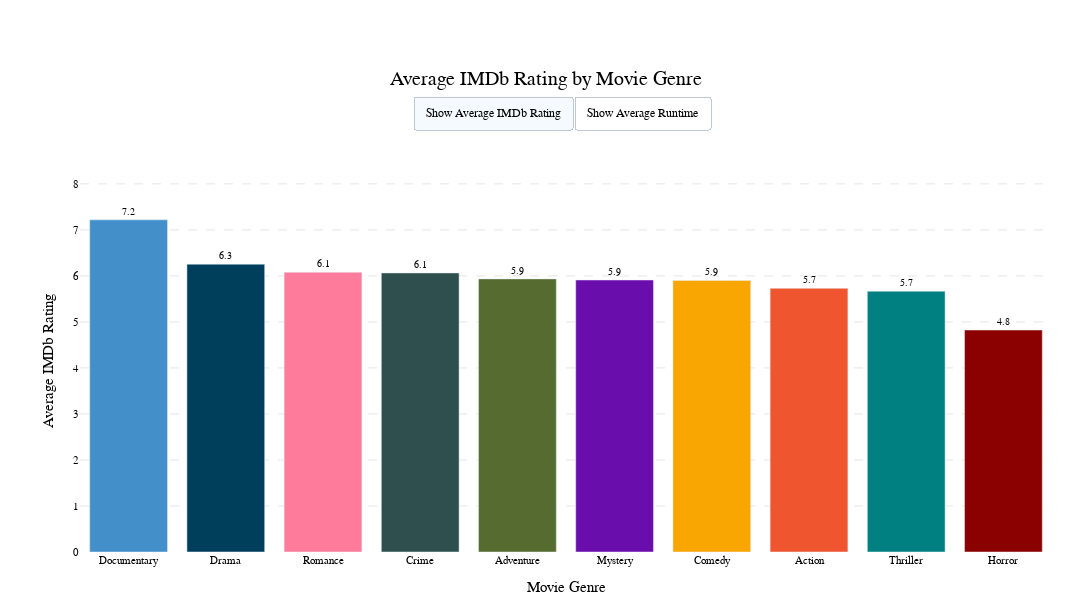

Here is the notebook cell this chart was saved with:
### Code cell
import pandas as pd
import numpy as np
import plotly.graph_objects as go

# --- 1. Import Style ---
try:
    import plot_style
    MOVIE_GENRES = plot_style.MOVIE_GENRES
    GENRE_COLOR_MAP = plot_style.GENRE_COLOR_MAP
except ImportError:
    MOVIE_GENRES = [
        'Drama', 'Comedy', 'Documentary', 'Romance', 'Action',
        'Crime', 'Thriller', 'Horror', 'Adventure', 'Mystery'
    ]
    GENRE_COLORS_HEX = [
        '#003f5c', '#f9a602', '#7a7a7a', '#ff7b9c', '#ef562f',
        '#2f4f4f', '#008080', '#8b0000', '#556b2f', '#6a0dad'
    ]
    GENRE_COLOR_MAP = dict(zip(MOVIE_GENRES, GENRE_COLORS_HEX))

# --- 2. Load Data ---
try:
    df = pd.read_parquet("../data/movies_with_release_dates_status_filtered.parquet")
except Exception as e:
    print(f"Failed to load DataFrame: {e}")
    exit()

# --- 3. Data Processing ---
def extract_primary_genre(genres_data, valid_genres):
    if pd.isna(genres_data): return None
    items = genres_data.split(',') if isinstance(genres_data, str) else genres_data
    return next((g.strip() for g in items if g.strip() in valid_genres), None)

df['primary_genre'] = df['genre'].apply(lambda x: extract_primary_genre(x, MOVIE_GENRES))
df_plot = df.dropna(subset=['primary_genre'])
df_plot = df_plot[df_plot['primary_genre'].isin(MOVIE_GENRES)]

df_plot['imdb_rating'] = pd.to_numeric(df_plot['imdb_rating'], errors='coerce')
df_plot['runtime_minutes'] = pd.to_numeric(df_plot['runtime_minutes'], errors='coerce')

genre_summary = df_plot.groupby('primary_genre').agg(
    avg_rating=('imdb_rating', 'mean'),
    avg_runtime=('runtime_minutes', 'mean'),
    movie_count=('primary_genre', 'count')
).reset_index().dropna()

# --- 4. Sorting + Range Limits ---
genre_summary_sorted_rating = genre_summary.sort_values('avg_rating', ascending=False)
genre_summary_sorted_runtime = genre_summary.sort_values('avg_runtime', ascending=False)
y_max_rating = genre_summary_sorted_rating['avg_rating'].max()
y_max_runtime = genre_summary_sorted_runtime['avg_runtime'].max()

# --- 5. Initial Figure ---
fig = go.Figure()

fig.add_trace(go.Bar(
    x=genre_summary_sorted_rating['primary_genre'],
    y=genre_summary_sorted_rating['avg_rating'],
    text=genre_summary_sorted_rating['avg_rating'].round(1),
    textposition='outside',
    marker_color=[GENRE_COLOR_MAP.get(g, '#cccccc') for g in genre_summary_sorted_rating['primary_genre']],
    customdata=np.stack((
        genre_summary_sorted_rating['avg_rating'],
        genre_summary_sorted_rating['avg_runtime'],
        genre_summary_sorted_rating['movie_count']
    ), axis=-1),
    hovertemplate=(
        "<b>%{x}</b><br><br>" +
        "Average IMDb Rating: %{customdata[0]:.1f}<br>" +
        "Average Runtime: %{customdata[1]:.0f} min<br>" +
        "Number of Movies: %{customdata[2]:,}<extra></extra>"
    )
))

# --- 6. Buttons ---
update_buttons = [
    dict(
        label="Show Average IMDb Rating",
        method="update",
        args=[
            {
                "x": [genre_summary_sorted_rating['primary_genre'].tolist()],
                "y": [genre_summary_sorted_rating['avg_rating'].tolist()],
                "text": [genre_summary_sorted_rating['avg_rating'].round(1).tolist()],
                "customdata": [np.stack((
                    genre_summary_sorted_rating['avg_rating'],
                    genre_summary_sorted_rating['avg_runtime'],
                    genre_summary_sorted_rating['movie_count']
                ), axis=-1)],
                "marker.color": [[GENRE_COLOR_MAP.get(g, '#cccccc') for g in genre_summary_sorted_rating['primary_genre']]]
            },
            {
                "yaxis.title.text": "Average IMDb Rating",
                "yaxis.range": [0, y_max_rating * 1.10],
                "title.text": "Average IMDb Rating by Movie Genre",
                "xaxis.categoryarray": genre_summary_sorted_rating['primary_genre'].tolist()
            }
        ]
    ),
    dict(
        label="Show Average Runtime",
        method="update",
        args=[
            {
                "x": [genre_summary_sorted_runtime['primary_genre'].tolist()],
                "y": [genre_summary_sorted_runtime['avg_runtime'].tolist()],
                "text": [(genre_summary_sorted_runtime['avg_runtime'].round(0).astype(int).astype(str) + " min").tolist()],
                "customdata": [np.stack((
                    genre_summary_sorted_runtime['avg_rating'],
                    genre_summary_sorted_runtime['avg_runtime'],
                    genre_summary_sorted_runtime['movie_count']
                ), axis=-1)],
                "marker.color": [[GENRE_COLOR_MAP.get(g, '#cccccc') for g in genre_summary_sorted_runtime['primary_genre']]]
            },
            {
                "yaxis.title.text": "Average Runtime (Minutes)",
                "yaxis.range": [0, y_max_runtime * 1.15],
                "title.text": "Average Runtime by Movie Genre",
                "xaxis.categoryarray": genre_summary_sorted_runtime['primary_genre'].tolist()
            }
        ]
    )
]

# --- 7. Layout ---
fig.update_layout(
    updatemenus=[
        dict(
            type="buttons",
            direction="right",
            active=0,
            buttons=update_buttons,
            pad={"r": 10, "t": 10},
            showactive=True,
            x=0.5, xanchor="center",
            y=1.22, yanchor="top"
        )
    ],
    title=dict(
        text="Average IMDb Rating by Movie Genre",
        font_size=20,
        x=0.5, xanchor='center',
        font_color='black'
    ),
    font=dict(family='Arial, Helvetica, sans-serif', size=12, color='black'),
    xaxis=dict(
        title_text="Movie Genre",
        title_font_size=15,
        tickfont_size=11,
        showgrid=False,
        categoryarray=genre_summary_sorted_rating['primary_genre'].tolist(),
        categoryorder='array'
    ),
    yaxis=dict(
        title_text="Average IMDb Rating",
        title_font_size=15,
        tickfont_size=11,
        showgrid=True,
        gridcolor='#cccccc',
        gridwidth=0.5,
        griddash='dash',
        zeroline=False,
        range=[0, y_max_rating * 1.15]
    ),
    plot_bgcolor='white',
    paper_bgcolor='white',
    margin=dict(l=80, r=40, t=170, b=40),
    height=600,
    bargap=0.2,
    hoverlabel=dict(
        bgcolor="rgba(255,255,255,0.9)",
        font_size=13,
        font_family='Arial, Helvetica, sans-serif',
        bordercolor="rgba(128,128,128,0.5)"
    ),
    showlegend=False,
    transition_duration=700,
    transition_easing='cubic-in-out'
)

fig.update_traces(
    textfont_size=10,
    textfont_color='black',
)

# MAke sure aspect ratio is 16:9
fig.update_layout(
    autosize=False,
    width=1200,
    height=605,
)

# --- 8. Show ---
fig.show()

### Figure 1 — Plotly figure (JSON) as saved in the notebook; plotly's stock layout.template omitted (floating-point values rounded to 4 significant figures)
{"data": [{"customdata": [[7.218, 77.61, 133969], [6.254, 95.7, 186315], [6.078, 101.4, 10069], [6.064, 92.95, 25089], [5.935, 89.97, 20926], [5.911, 91.26, 4443], [5.9, 92.39, 106320], [5.73, 100.9, 58950], [5.666, 92.77, 17719], [4.824, 86.92, 29122]], "hovertemplate": "<b>%{x}</b><br><br>Average IMDb Rating: %{customdata[0]:.1f}<br>Average Runtime: %{customdata[1]:.0f} min<br>Number of Movies: %{customdata[2]:,}<extra></extra>", "marker": {"color": ["#428fc9", "#003f5c", "#ff7b9c", "#2f4f4f", "#556b2f", "#6a0dad", "#f9a602", "#ef562f", "#008080", "#8b0000"]}, "text": [7.2, 6.3, 6.1, 6.1, 5.9, 5.9, 5.9, 5.7, 5.7, 4.8], "textfont": {"color": "black", "size": 10}, "textposition": "outside", "type": "bar", "x": ["Documentary", "Drama", "Romance", "Crime", "Adventure", "Mystery", "Comedy", "Action", "Thriller", "Horror"], "y": [7.218, 6.254, 6.078, 6.064, 5.935, 5.911, 5.9, 5.73, 5.666, 4.824]}], "layout": {"autosize": false, "bargap": 0.2, "font": {"color": "black", "family": "Arial, Helvetica, sans-serif", "size": 12}, "height": 605, "hoverlabel": {"bgcolor": "rgba(255,255,255,0.9)", "bordercolor": "rgba(128,128,128,0.5)", "font": {"family": "Arial, Helvetica, sans-serif", "size": 13}}, "margin": {"b": 40, "l": 80, "r": 40, "t": 170}, "paper_bgcolor": "white", "plot_bgcolor": "white", "showlegend": false, "title": {"font": {"color": "black", "size": 20}, "text": "Average IMDb Rating by Movie Genre", "x": 0.5, "xanchor": "center"}, "transition": {"duration": 700, "easing": "cubic-in-out"}, "updatemenus": [{"active": 0, "buttons": [{"args": [{"customdata": [[[7.218, 77.61, 133969], [6.254, 95.7, 186315], [6.078, 101.4, 10069], [6.064, 92.95, 25089], [5.935, 89.97, 20926], [5.911, 91.26, 4443], [5.9, 92.39, 106320], [5.73, 100.9, 58950], [5.666, 92.77, 17719], [4.824, 86.92, 29122]]], "marker.color": [["#428fc9", "#003f5c", "#ff7b9c", "#2f4f4f", "#556b2f", "#6a0dad", "#f9a602", "#ef562f", "#008080", "#8b0000"]], "text": [[7.2, 6.3, 6.1, 6.1, 5.9, 5.9, 5.9, 5.7, 5.7, 4.8]], "x": [["Documentary", "Drama", "Romance", "Crime", "Adventure", "Mystery", "Comedy", "Action", "Thriller", "Horror"]], "y": [[7.218, 6.254, 6.078, 6.064, 5.935, 5.911, 5.9, 5.73, 5.666, 4.824]]}, {"title.text": "Average IMDb Rating by Movie Genre", "xaxis.categoryarray": ["Documentary", "Drama", "Romance", "Crime", "Adventure", "Mystery", "Comedy", "Action", "Thriller", "Horror"], "yaxis.range": [0, 7.94], "yaxis.title.text": "Average IMDb Rating"}], "label": "Show Average IMDb Rating", "method": "update"}, {"args": [{"customdata": [[[6.078, 101.4, 10069], [5.73, 100.9, 58950], [6.254, 95.7, 186315], [6.064, 92.95, 25089], [5.666, 92.77, 17719], [5.9, 92.39, 106320], [5.911, 91.26, 4443], [5.935, 89.97, 20926], [4.824, 86.92, 29122], [7.218, 77.61, 133969]]], "marker.color": [["#ff7b9c", "#ef562f", "#003f5c", "#2f4f4f", "#008080", "#f9a602", "#6a0dad", "#556b2f", "#8b0000", "#428fc9"]], "text": [["101 min", "101 min", "96 min", "93 min", "93 min", "92 min", "91 min", "90 min", "87 min", "78 min"]], "x": [["Romance", "Action", "Drama", "Crime", "Thriller", "Comedy", "Mystery", "Adventure", "Horror", "Documentary"]], "y": [[101.4, 100.9, 95.7, 92.95, 92.77, 92.39, 91.26, 89.97, 86.92, 77.61]]}, {"title.text": "Average Runtime by Movie Genre", "xaxis.categoryarray": ["Romance", "Action", "Drama", "Crime", "Thriller", "Comedy", "Mystery", "Adventure", "Horror", "Documentary"], "yaxis.range": [0, 116.6], "yaxis.title.text": "Average Runtime (Minutes)"}], "label": "Show Average Runtime", "method": "update"}], "direction": "right", "pad": {"r": 10, "t": 10}, "showactive": true, "type": "buttons", "x": 0.5, "xanchor": "center", "y": 1.22, "yanchor": "top"}], "width": 1200, "xaxis": {"categoryarray": ["Documentary", "Drama", "Romance", "Crime", "Adventure", "Mystery", "Comedy", "Action", "Thriller", "Horror"], "categoryorder": "array", "showgrid": false, "tickfont": {"size": 11}, "title": {"font": {"size": 15}, "text": "Movie Genre"}}, "yaxis": {"gridcolor": "#cccccc", "griddash": "dash", "gridwidth": 0.5, "range": [0, 8.301], "showgrid": true, "tickfont": {"size": 11}, "title": {"font": {"size": 15}, "text": "Average IMDb Rating"}, "zeroline": false}}}
